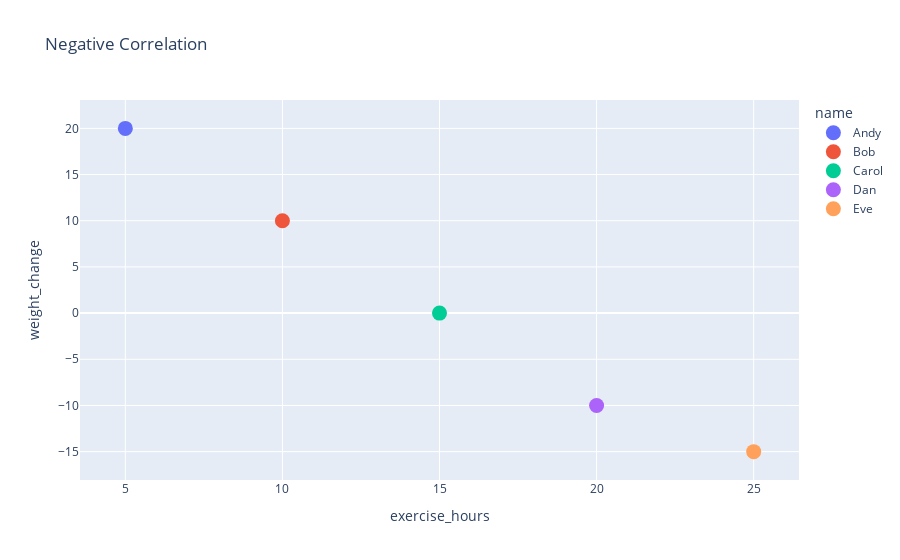

The code cell stored with this chart in its notebook:
### Code cell
# Example of negative correlation
import pandas as pd
import io

exercise_hours_weight_change ="""
name,exercise_hours,weight_change
Andy,5,20
Bob,10,10
Carol,15,0
Dan,20,-10
Eve,25,-15
"""

# convert string to file like string buffer in memory
data = io.StringIO(exercise_hours_weight_change)
df_negative = pd.read_csv(data)

print('\nCorrelation between Exercise Hours and Weight Change:')
coefficient_of_correlation = df_negative['exercise_hours'].corr(df_negative['weight_change'])
print(f'coefficient of correlation = {coefficient_of_correlation:.2f}')

fig = px.scatter(df_negative, x="exercise_hours", y="weight_change", color="name", 
                 title="Negative Correlation")

fig.update_traces(marker=dict(size=15))
fig.show()

### Figure 1 — Plotly figure (JSON) as saved in the notebook; plotly's stock layout.template omitted (floating-point values rounded to 4 significant figures)
{"data": [{"hovertemplate": "name=Andy<br>exercise_hours=%{x}<br>weight_change=%{y}<extra></extra>", "legendgroup": "Andy", "marker": {"color": "#636efa", "size": 15, "symbol": "circle"}, "mode": "markers", "name": "Andy", "orientation": "v", "showlegend": true, "type": "scatter", "x": [5], "xaxis": "x", "y": [20], "yaxis": "y"}, {"hovertemplate": "name=Bob<br>exercise_hours=%{x}<br>weight_change=%{y}<extra></extra>", "legendgroup": "Bob", "marker": {"color": "#EF553B", "size": 15, "symbol": "circle"}, "mode": "markers", "name": "Bob", "orientation": "v", "showlegend": true, "type": "scatter", "x": [10], "xaxis": "x", "y": [10], "yaxis": "y"}, {"hovertemplate": "name=Carol<br>exercise_hours=%{x}<br>weight_change=%{y}<extra></extra>", "legendgroup": "Carol", "marker": {"color": "#00cc96", "size": 15, "symbol": "circle"}, "mode": "markers", "name": "Carol", "orientation": "v", "showlegend": true, "type": "scatter", "x": [15], "xaxis": "x", "y": [0], "yaxis": "y"}, {"hovertemplate": "name=Dan<br>exercise_hours=%{x}<br>weight_change=%{y}<extra></extra>", "legendgroup": "Dan", "marker": {"color": "#ab63fa", "size": 15, "symbol": "circle"}, "mode": "markers", "name": "Dan", "orientation": "v", "showlegend": true, "type": "scatter", "x": [20], "xaxis": "x", "y": [-10], "yaxis": "y"}, {"hovertemplate": "name=Eve<br>exercise_hours=%{x}<br>weight_change=%{y}<extra></extra>", "legendgroup": "Eve", "marker": {"color": "#FFA15A", "size": 15, "symbol": "circle"}, "mode": "markers", "name": "Eve", "orientation": "v", "showlegend": true, "type": "scatter", "x": [25], "xaxis": "x", "y": [-15], "yaxis": "y"}], "layout": {"legend": {"title": {"text": "name"}, "tracegroupgap": 0}, "title": {"text": "Negative Correlation"}, "xaxis": {"anchor": "y", "domain": [0, 1], "title": {"text": "exercise_hours"}}, "yaxis": {"anchor": "x", "domain": [0, 1], "title": {"text": "weight_change"}}}}
